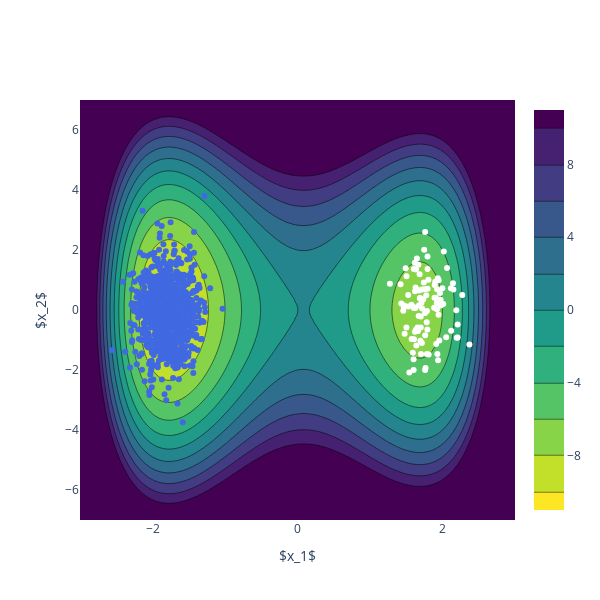

Notebook code for this chart:
### Code cell
x_state_a, y_state_a = np.random.multivariate_normal([-1.8,0], [[0.05, 0],[0,1]], 900).T
x_state_b, y_state_b = np.random.multivariate_normal([1.8,0], [[0.05, 0],[0,1]], 100).T

fig = go.Figure()

fig.add_trace(
    go.Contour(
        z=E_illustrate,
        x=x_illustrate, 
        y=y_illustrate,
        reversescale = True,
        colorscale = "viridis",
        contours=dict(
            start=-10,
            end=10,
            size=2,
        ),
    )
)

fig.add_trace(
    go.Scatter(
        x=x_state_a,
        y=y_state_a,
        mode="markers",
        name='',
        marker_color="royalblue"
    ))

fig.add_trace(
    go.Scatter(
        x=x_state_b,
        y=y_state_b,
        mode="markers",
        name='',
        marker_color="white"
    ))

fig.update_layout(
    #title="Plot Title",
    width=600,
    height=600,
    xaxis_title="$x_1$",
    yaxis_title="$x_2$",
    xaxis = dict(
        tickmode = 'linear',
        tick0 = -4,
        dtick = 2
    )
)

fig.show()
